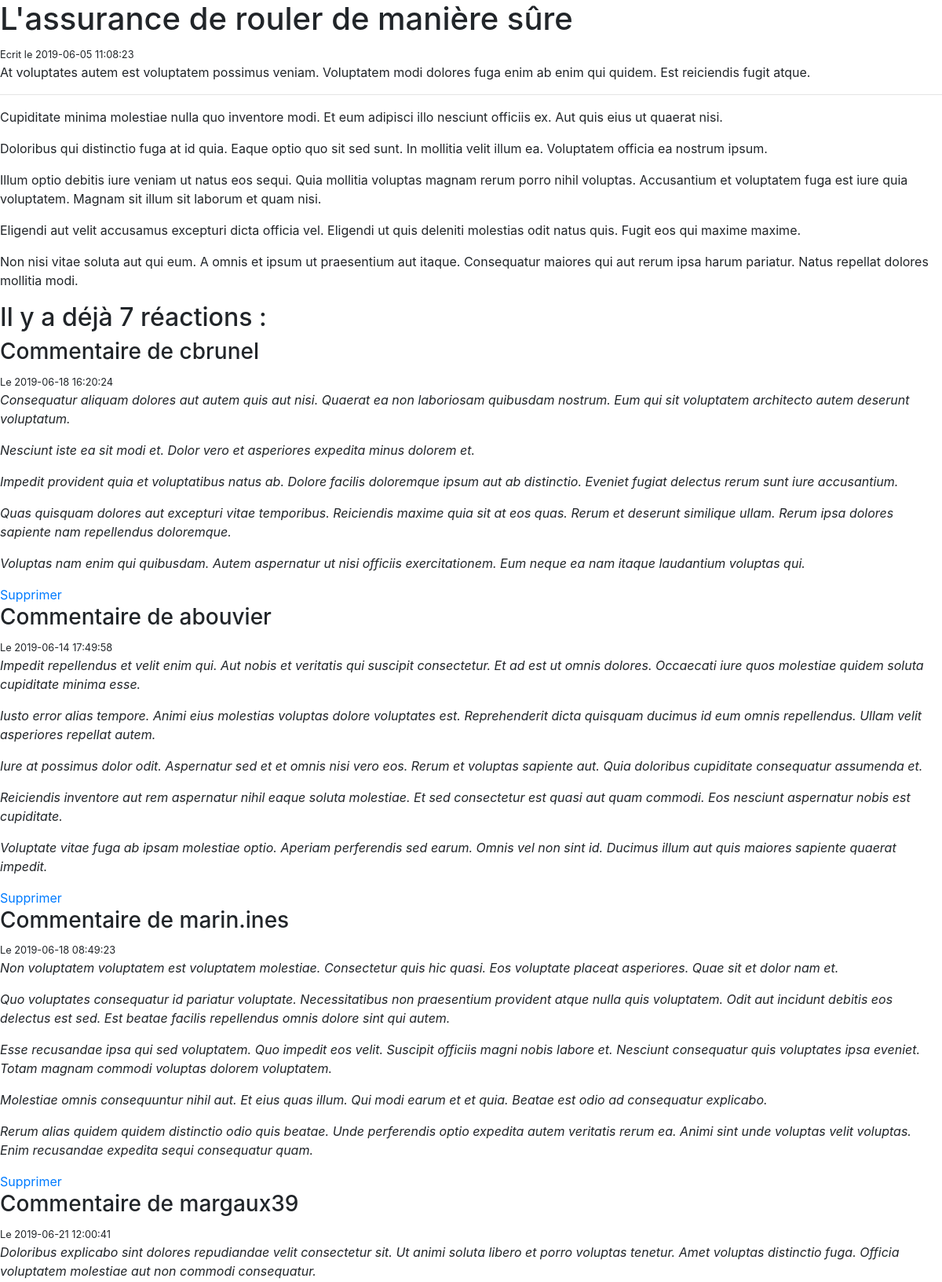
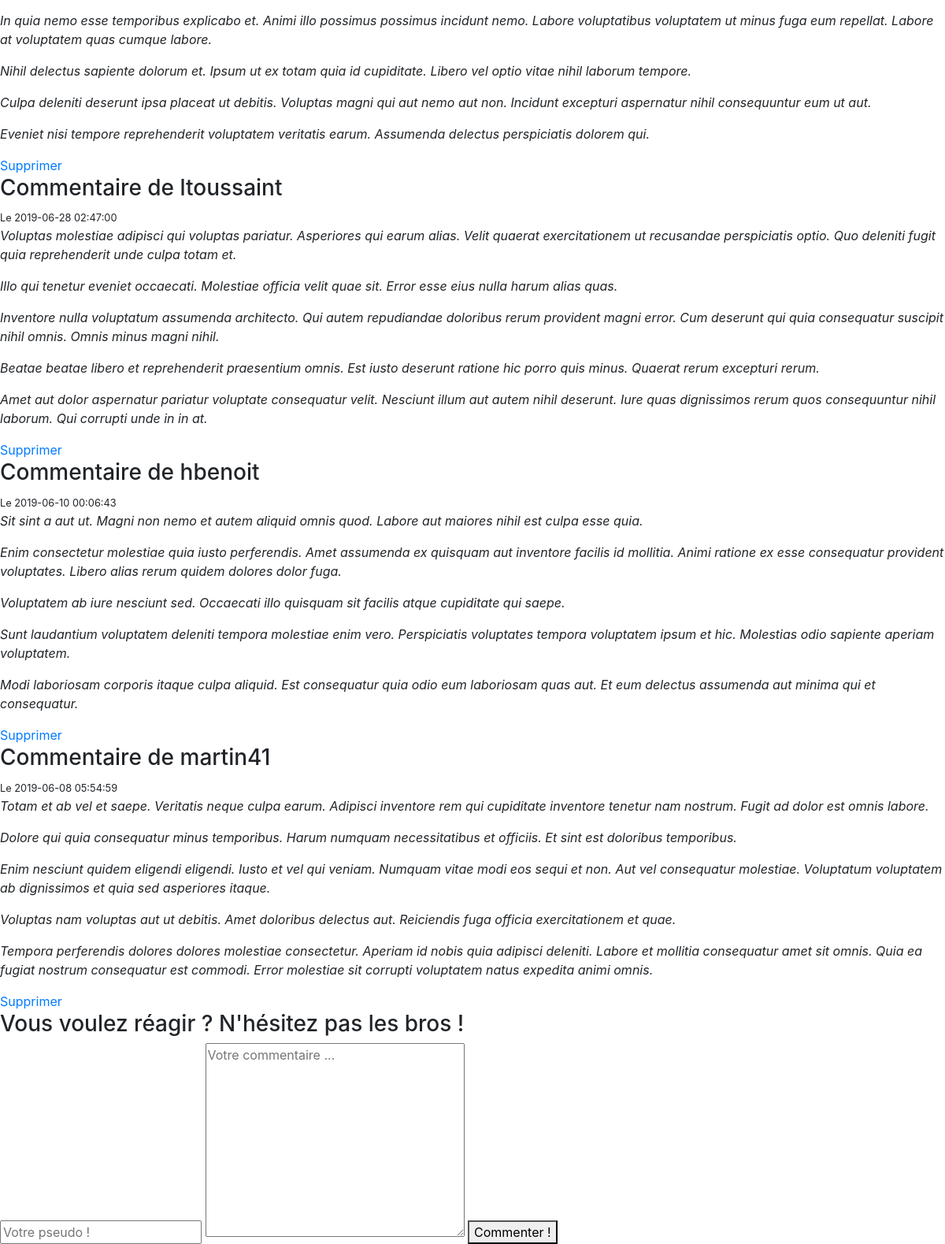
Screenshot of /article.php?id=123 with the database file from the repository (2 pictures, top to bottom).
### tables this page shows
CREATE TABLE IF NOT EXISTS `articles` (
  `id` int(11) NOT NULL AUTO_INCREMENT,
  `title` varchar(255) NOT NULL,
  `slug` varchar(255) NOT NULL,
  `introduction` text NOT NULL,
  `content` text NOT NULL,
  `created_at` datetime NOT NULL,
  PRIMARY KEY (`id`)
);

CREATE TABLE IF NOT EXISTS `comments` (
  `id` int(11) NOT NULL AUTO_INCREMENT,
  `author` varchar(255) NOT NULL,
  `content` text NOT NULL,
  `created_at` datetime NOT NULL,
  `article_id` int(11) NOT NULL,
  PRIMARY KEY (`id`),
  KEY `FK_ARTICLES` (`article_id`)
);

### article.php (called while the page is built, shortened)
<?php
$article_id = null;
if (!empty($_GET['id']) && ctype_digit($_GET['id'])) {
    $article_id = $_GET['id'];
}
$pdo = new PDO('mysql:host=localhost;dbname=blogpoo;charset=utf8', 'root', '', [
    PDO::ATTR_ERRMODE => PDO::ERRMODE_EXCEPTION,
    PDO::ATTR_DEFAULT_FETCH_MODE => PDO::FETCH_ASSOC
]);
$query = $pdo->prepare("SELECT * FROM articles WHERE id = :article_id");
$query->execute(['article_id' => $article_id]);
$article = $query->fetch();
$query = $pdo->prepare("SELECT * FROM comments WHERE article_id = :article_id");
$query->execute(['article_id' => $article_id]);
$commentaires = $query->fetchAll();
require('templates/articles/show.html.php');
require('templates/layout.html.php');

### templates/articles/show.html.php (the view, shortened to what this page needs)
<h1><?= $article['title'] ?></h1>
<small>Ecrit le <?= $article['created_at'] ?></small>
<p><?= $article['introduction'] ?></p>
<hr>
<?= $article['content'] ?>
<?php if (count($commentaires) === 0) : ?>
    <h2>Il n'y a pas encore de commentaires pour cet article ... SOYEZ LE PREMIER ! :D</h2>
<?php else : ?>
    <h2>Il y a déjà <?= count($commentaires) ?> réactions : </h2>
    <?php foreach ($commentaires as $commentaire) : ?>
        <h3>Commentaire de <?= $commentaire['author'] ?></h3>
        <small>Le <?= $commentaire['created_at'] ?></small>
        <blockquote>
            <em><?= $commentaire['content'] ?></em>
        </blockquote>
        <a href="delete-comment.php?id=<?= $commentaire['id'] ?>" onclick="return window.confirm(`Êtes vous sûr de vouloir supprimer ce commentaire ?!`)">Supprimer</a>
    <?php endforeach ?>
<?php endif ?>
<form action="save-comment.php" method="POST">
    <h3>Vous voulez réagir ? N'hésitez pas les bros !</h3>
    <input type="text" name="author" placeholder="Votre pseudo !">
    <textarea name="content" id="" cols="30" rows="10" placeholder="Votre commentaire ..."></textarea>
    <button>Commenter !</button>
</form>

### rows the page displays
articles: title "L'assurance de rouler de manière sûre", created_at "2019-06-05 11:08:23", introduction "At voluptates autem est voluptatem possimus veniam. Voluptatem modi dolores fuga enim ab enim qui quidem. Est reiciendis fugit atque.", content "Cupiditate minima molestiae nulla quo inventore modi. Et eum adipisci illo nesciunt officiis ex. Aut quis eius ut quaerat nisi. Doloribus qui distinctio fuga at id quia. Eaque optio quo sit sed sunt. In mollitia velit illum ea. Voluptatem officia ea nostrum ipsum. Illum optio debitis iure veniam ut natus eos sequi. Quia mollitia voluptas magnam rerum porro nihil voluptas. Accusantium et voluptatem fuga est iure quia voluptatem. Magnam sit illum sit laborum et quam nisi. Eligendi aut velit accusamus excepturi dicta officia vel. Eligendi ut quis deleniti molestias odit natus quis. Fugit eos qui maxime maxime. Non nisi vitae soluta aut qui eum. A omnis et ipsum ut praesentium aut itaque.…"
comments: author "cbrunel", created_at "2019-06-18 16:20:24", content "Consequatur aliquam dolores aut autem quis aut nisi. Quaerat ea non laboriosam quibusdam nostrum. Eum qui sit voluptatem architecto autem deserunt voluptatum. Nesciunt iste ea sit modi et. Dolor vero et asperiores expedita minus dolorem et. Impedit provident quia et voluptatibus natus ab. Dolore facilis doloremque ipsum aut ab distinctio. Eveniet fugiat delectus rerum sunt iure accusantium. Quas quisquam dolores aut excepturi vitae temporibus. Reiciendis maxime quia sit at eos quas. Rerum et deserunt similique ullam. Rerum ipsa dolores sapiente nam repellendus doloremque. Voluptas nam enim qui quibusdam. Autem aspernatur ut nisi officiis exercitationem. Eum neque ea nam itaque laudantium…"
comments: author "abouvier", created_at "2019-06-14 17:49:58", content "Impedit repellendus et velit enim qui. Aut nobis et veritatis qui suscipit consectetur. Et ad est ut omnis dolores. Occaecati iure quos molestiae quidem soluta cupiditate minima esse. Iusto error alias tempore. Animi eius molestias voluptas dolore voluptates est. Reprehenderit dicta quisquam ducimus id eum omnis repellendus. Ullam velit asperiores repellat autem. Iure at possimus dolor odit. Aspernatur sed et et omnis nisi vero eos. Rerum et voluptas sapiente aut. Quia doloribus cupiditate consequatur assumenda et. Reiciendis inventore aut rem aspernatur nihil eaque soluta molestiae. Et sed consectetur est quasi aut quam commodi. Eos nesciunt aspernatur nobis est cupiditate. Voluptate vitae…"
comments: author "marin.ines", created_at "2019-06-18 08:49:23", content "Non voluptatem voluptatem est voluptatem molestiae. Consectetur quis hic quasi. Eos voluptate placeat asperiores. Quae sit et dolor nam et. Quo voluptates consequatur id pariatur voluptate. Necessitatibus non praesentium provident atque nulla quis voluptatem. Odit aut incidunt debitis eos delectus est sed. Est beatae facilis repellendus omnis dolore sint qui autem. Esse recusandae ipsa qui sed voluptatem. Quo impedit eos velit. Suscipit officiis magni nobis labore et. Nesciunt consequatur quis voluptates ipsa eveniet. Totam magnam commodi voluptas dolorem voluptatem. Molestiae omnis consequuntur nihil aut. Et eius quas illum. Qui modi earum et et quia. Beatae est odio ad consequatur…"
comments: author "margaux39", created_at "2019-06-21 12:00:41", content "Doloribus explicabo sint dolores repudiandae velit consectetur sit. Ut animi soluta libero et porro voluptas tenetur. Amet voluptas distinctio fuga. Officia voluptatem molestiae aut non commodi consequatur. In quia nemo esse temporibus explicabo et. Animi illo possimus possimus incidunt nemo. Labore voluptatibus voluptatem ut minus fuga eum repellat. Labore at voluptatem quas cumque labore. Nihil delectus sapiente dolorum et. Ipsum ut ex totam quia id cupiditate. Libero vel optio vitae nihil laborum tempore. Culpa deleniti deserunt ipsa placeat ut debitis. Voluptas magni qui aut nemo aut non. Incidunt excepturi aspernatur nihil consequuntur eum ut aut. Eveniet nisi tempore reprehenderit…"
comments: author "ltoussaint", created_at "2019-06-28 02:47:00", content "Voluptas molestiae adipisci qui voluptas pariatur. Asperiores qui earum alias. Velit quaerat exercitationem ut recusandae perspiciatis optio. Quo deleniti fugit quia reprehenderit unde culpa totam et. Illo qui tenetur eveniet occaecati. Molestiae officia velit quae sit. Error esse eius nulla harum alias quas. Inventore nulla voluptatum assumenda architecto. Qui autem repudiandae doloribus rerum provident magni error. Cum deserunt qui quia consequatur suscipit nihil omnis. Omnis minus magni nihil. Beatae beatae libero et reprehenderit praesentium omnis. Est iusto deserunt ratione hic porro quis minus. Quaerat rerum excepturi rerum. Amet aut dolor aspernatur pariatur voluptate consequatur…"
comments: author "hbenoit", created_at "2019-06-10 00:06:43", content "Sit sint a aut ut. Magni non nemo et autem aliquid omnis quod. Labore aut maiores nihil est culpa esse quia. Enim consectetur molestiae quia iusto perferendis. Amet assumenda ex quisquam aut inventore facilis id mollitia. Animi ratione ex esse consequatur provident voluptates. Libero alias rerum quidem dolores dolor fuga. Voluptatem ab iure nesciunt sed. Occaecati illo quisquam sit facilis atque cupiditate qui saepe. Sunt laudantium voluptatem deleniti tempora molestiae enim vero. Perspiciatis voluptates tempora voluptatem ipsum et hic. Molestias odio sapiente aperiam voluptatem. Modi laboriosam corporis itaque culpa aliquid. Est consequatur quia odio eum laboriosam quas aut. Et eum…"
comments: author "martin41", created_at "2019-06-08 05:54:59", content "Totam et ab vel et saepe. Veritatis neque culpa earum. Adipisci inventore rem qui cupiditate inventore tenetur nam nostrum. Fugit ad dolor est omnis labore. Dolore qui quia consequatur minus temporibus. Harum numquam necessitatibus et officiis. Et sint est doloribus temporibus. Enim nesciunt quidem eligendi eligendi. Iusto et vel qui veniam. Numquam vitae modi eos sequi et non. Aut vel consequatur molestiae. Voluptatum voluptatem ab dignissimos et quia sed asperiores itaque. Voluptas nam voluptas aut ut debitis. Amet doloribus delectus aut. Reiciendis fuga officia exercitationem et quae. Tempora perferendis dolores dolores molestiae consectetur. Aperiam id nobis quia adipisci deleniti.…"

### other values shown
count($commentaires) "7"
